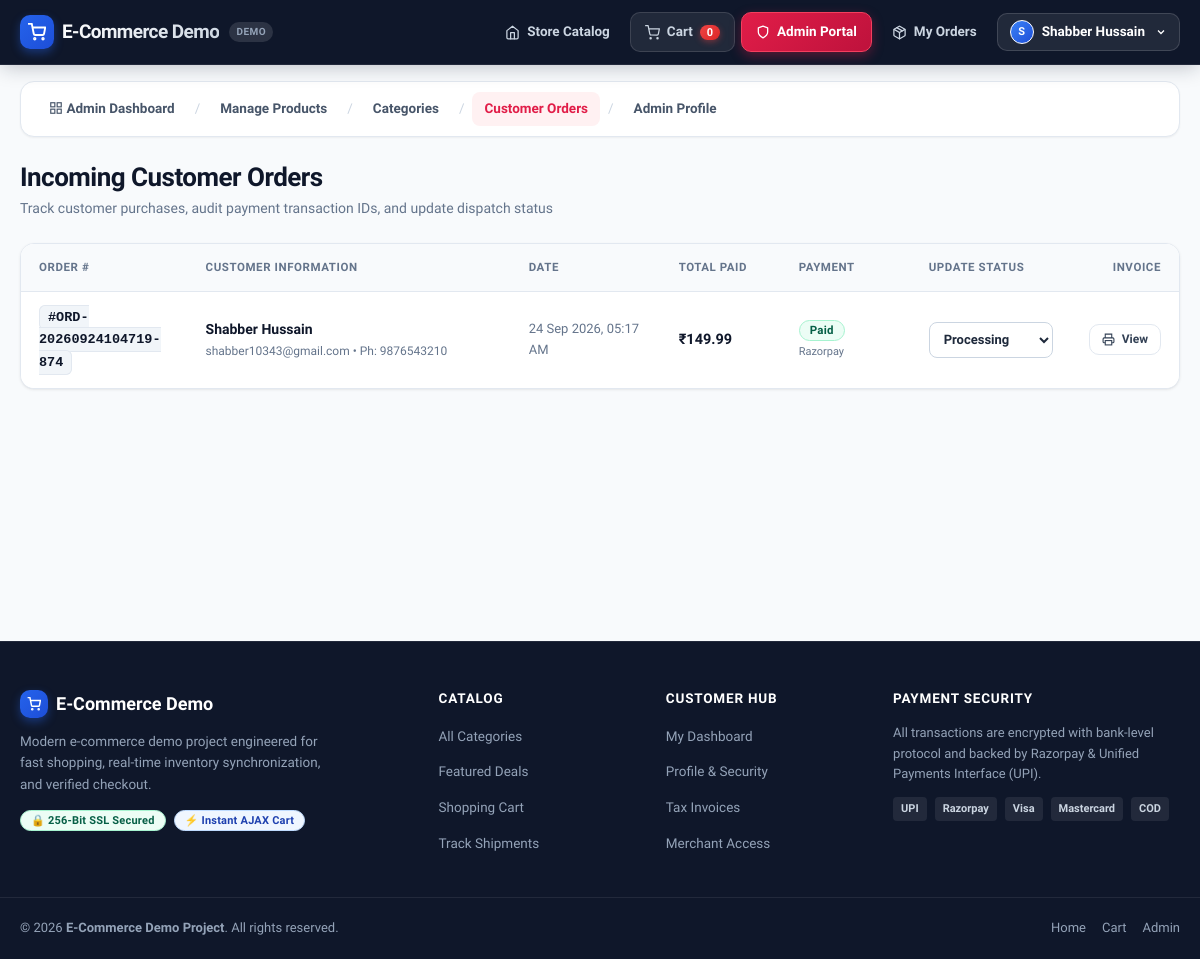
Before: /admin/orders (signed in) with the older database file.
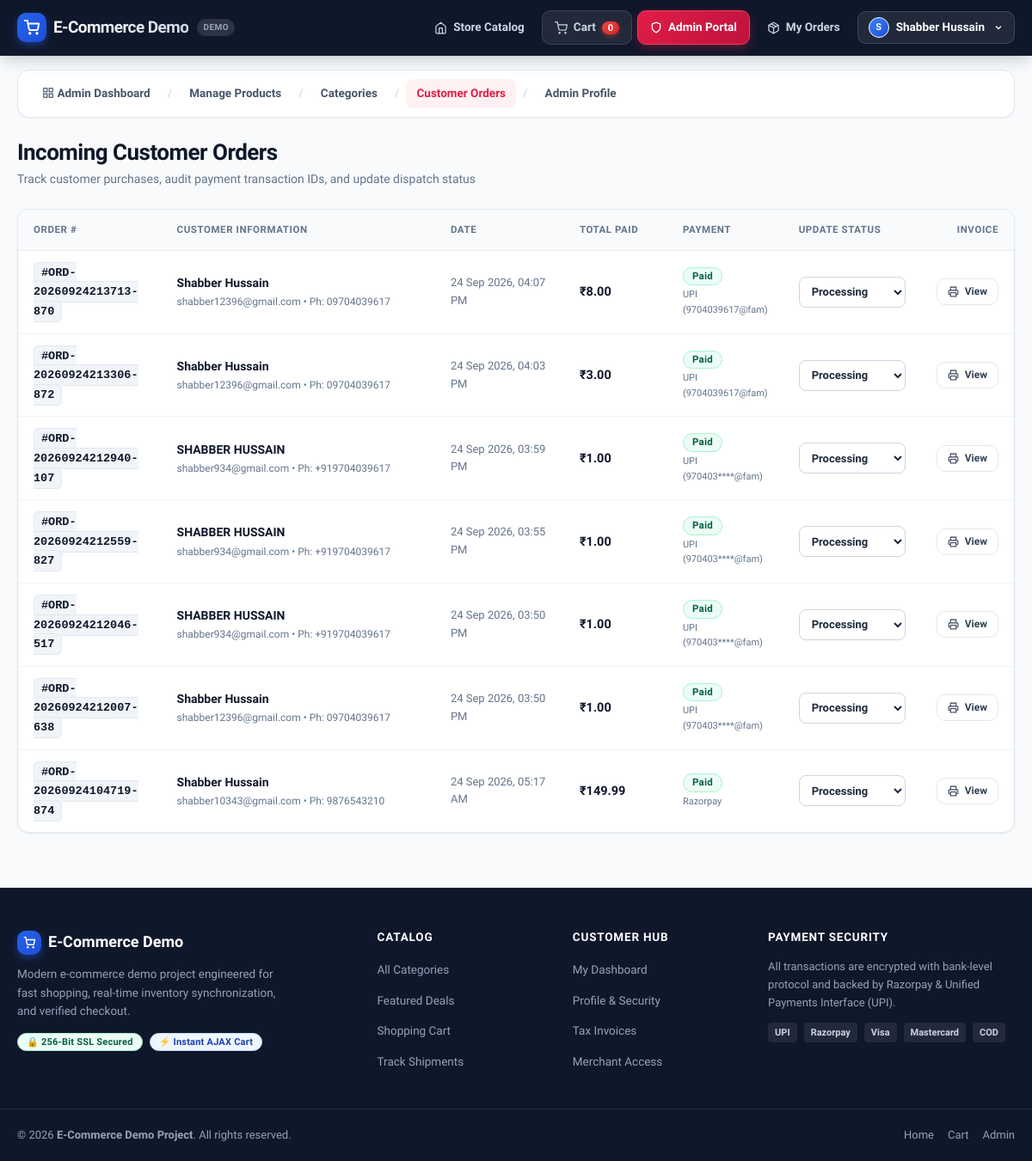
After: the same page with the newer database file.
### tables this page shows
CREATE TABLE payments (
    payment_id INTEGER PRIMARY KEY AUTOINCREMENT,
    order_id INTEGER NOT NULL,
    payment_method TEXT NOT NULL,
    payment_status TEXT NOT NULL DEFAULT 'pending',
    amount_paid REAL NOT NULL,
    payment_date TIMESTAMP DEFAULT CURRENT_TIMESTAMP,
    transaction_id TEXT NOT NULL UNIQUE,
    FOREIGN KEY (order_id) REFERENCES orders(order_id) ON DELETE CASCADE
);

CREATE TABLE orders (
    order_id INTEGER PRIMARY KEY AUTOINCREMENT,
    order_number TEXT NOT NULL UNIQUE,
    customer_id INTEGER NOT NULL,
    address_id INTEGER NOT NULL,
    order_date TIMESTAMP DEFAULT CURRENT_TIMESTAMP,
    order_status TEXT NOT NULL DEFAULT 'pending',
    total_amount REAL NOT NULL,
    created_at TIMESTAMP DEFAULT CURRENT_TIMESTAMP,
    updated_at TIMESTAMP DEFAULT CURRENT_TIMESTAMP,
    FOREIGN KEY (customer_id) REFERENCES customers(customer_id) ON DELETE RESTRICT,
    FOREIGN KEY (address_id) REFERENCES address(address_id) ON DELETE RESTRICT
);

CREATE TABLE customers (
    customer_id INTEGER PRIMARY KEY AUTOINCREMENT, 
    first_name TEXT NOT NULL,
    last_name TEXT NOT NULL,
    e_mail TEXT NOT NULL UNIQUE,
    password_hash TEXT NOT NULL,
    role TEXT NOT NULL DEFAULT 'user',
    phone_number TEXT NOT NULL DEFAULT '',
    profile_image TEXT NULL,
    status TEXT DEFAULT 'active',
    created_at TIMESTAMP DEFAULT CURRENT_TIMESTAMP,
    updated_at TIMESTAMP DEFAULT CURRENT_TIMESTAMP
);

### app.py (the view)
@app.route('/admin/orders')
@role_required(['admin'])
def admin_orders():
    conn = db_connection()
    orders = []
    if conn:
        try:
            cursor = conn.cursor(dictionary=True)
            cursor.execute("""
                SELECT o.*, c.first_name, c.last_name, c.e_mail, c.phone_number,
                       p.payment_status, p.payment_method, p.transaction_id
                FROM orders o
                JOIN customers c ON o.customer_id = c.customer_id
                LEFT JOIN payments p ON o.order_id = p.order_id
                ORDER BY o.order_id DESC
            """)
            orders = cursor.fetchall()
            cursor.close()
            conn.close()
        except Exception as err:
            print(f"Error fetching admin orders: {err}")
            if conn:
                conn.close()
    return render_template('admin/orders.html', orders=orders)

### app.py (called while the page is built)
@app.after_request
def add_no_cache_headers(response):
    response.headers['Cache-Control'] = 'no-store, no-cache, must-revalidate, post-check=0, pre-check=0, max-age=0'
    response.headers['Pragma'] = 'no-cache'
    response.headers['Expires'] = '-1'
    return response

def role_required(allowed_roles):
    def decorator(view):
        @wraps(view)
        def wrapped_view(*args, **kwargs):
            if 'user_id' not in session:
                flash('Please log in first.', 'warning')
                return redirect(url_for('login', next=request.path))
            current_role = session.get('user_role', 'user')
            if current_role not in allowed_roles:
                flash('Access denied: You do not have permission to view this section.', 'danger')
                return redirect(url_for('index'))
            return view(*args, **kwargs)
        return wrapped_view
    return decorator

### config.py (called while the page is built, shortened)
    def _translate(self, sql):
        if not sql:
            return sql
        sql = sql.replace('INSERT IGNORE INTO', 'INSERT OR IGNORE INTO')
        sql = re.sub(r'\bGREATEST\b', 'MAX', sql, flags=re.IGNORECASE)
        sql = sql.replace('%s', '?')
        return sql

### templates/admin/orders.html (shortened to what the changed rows need)
{% extends "base.html" %}
{% block content %}
<div style="margin-bottom: 24px; display: flex; justify-content: space-between; align-items: flex-end; flex-wrap: wrap; gap: 14px;">
    <div>
        <h1 style="font-size: 26px; font-weight: 800; color: #0f172a; margin-bottom: 4px;">Incoming Customer Orders</h1>
    </div>
</div>
{% if orders %}
    <div class="table-responsive" style="margin-top: 0;">
        <table>
            <thead>
                <tr>
                    <th width="150">Order #</th>
                    <th>Customer Information</th>
                    <th width="150">Date</th>
                    <th width="120">Total Paid</th>
                    <th width="130">Payment</th>
                    <th width="160">Update Status</th>
                    <th width="100" style="text-align: right;">Invoice</th>
                </tr>
            </thead>
            <tbody>
                {% for ord in orders %}
                    <tr>
                        <td>
                            <span style="font-family: monospace; font-size: 13.5px; font-weight: 700; color: #0f172a; background: #f1f5f9; padding: 4px 8px; border-radius: 6px; border: 1px solid #e2e8f0;">
                                #{{ ord.order_number }}
                            </span>
                        </td>
                        <td>
                            <div style="font-weight: 700; color: #0f172a; font-size: 14px;">
                                {{ ord.first_name }} {{ ord.last_name }}
                            </div>
                            <div style="font-size: 12px; color: #64748b; margin-top: 2px;">
                                {{ ord.e_mail }} &bull; Ph: {{ ord.phone_number }}
                            </div>
                        </td>
                        <td style="color: #64748b; font-size: 13px;">
                            {{ ord.order_date.strftime('%d %b %Y, %I:%M %p') if ord.order_date else '' }}
                        </td>
                        <td style="font-weight: 800; color: #0f172a; font-size: 14.5px;">
                            ₹{{ "%.2f"|format(ord.total_amount) }}
                        </td>
                        <td>
                            {% if ord.payment_status == 'completed' %}
                                <span class="badge badge-success">Paid</span>
                                <div style="font-size: 11px; color: #64748b; margin-top: 2px;">{{ ord.payment_method or 'Online' }}</div>
                            {% else %}
                                <span class="badge badge-warning">{{ ord.payment_status|capitalize or 'Pending' }}</span>
                            {% endif %}
                        </td>
                        <td>
                            <form action="{{ url_for('admin_order_status', order_id=ord.order_id) }}" method="POST" style="margin: 0;">
                                <select name="status" onchange="this.form.submit()" style="height: 36px; font-size: 13px; font-weight: 600; padding: 4px 10px; border-radius: 8px;">
                                    <option value="processing" {% if ord.order_status == 'processing' %}selected{% endif %}>Processing</option>
                                </select>
                            </form>
                        </td>
                        <td style="text-align: right;">
                            <a href="{{ url_for('order_invoice', order_id=ord.order_id) }}" target="_blank" class="btn btn-secondary" style="padding: 5px 12px; font-size: 12px;">
                                <svg width="13" height="13" viewBox="0 0 24 24" fill="none" stroke="currentColor" stroke-width="2"><polyline points="6 9 6 2 18 2 18 9"></polyline><path d="M6 18H4a2 2 0 0 1-2-2v-5a2 2 0 0 1 2-2h16a2 2 0 0 1 2 2v5a2 2 0 0 1-2 2h-2"></path><rect x="6" y="14" width="12" height="8"></rect></svg>
                                <span>View</span>
                            </a>
                        </td>
                    </tr>
                {% endfor %}
            </tbody>
        </table>
    </div>
{% endif %}
{% endblock %}

Changed rows visible on the page:
added payments: order_number "ORD-20260924213713-870", first_name "Shabber", last_name "Hussain", e_mail "shabber12396@gmail.com", phone_number "09704039617", order_date "24 Sep 2026, 04:07 PM", payment_method "UPI (9704039617@fam)", status "Processing"
added orders: total_amount "8.00"
added payments: order_number "ORD-20260924213306-872", first_name "Shabber", last_name "Hussain", e_mail "shabber12396@gmail.com", phone_number "09704039617", order_date "24 Sep 2026, 04:03 PM", payment_method "UPI (9704039617@fam)", status "Processing"
added orders: total_amount "3.00"
added payments: order_number "ORD-20260924212940-107", first_name "SHABBER", last_name "HUSSAIN", e_mail "shabber934@gmail.com", phone_number "+919704039617", order_date "24 Sep 2026, 03:59 PM", payment_method "UPI (970403****@fam)", status "Processing"
added orders: total_amount "1.00"
added payments: order_number "ORD-20260924212559-827", first_name "SHABBER", last_name "HUSSAIN", e_mail "shabber934@gmail.com", phone_number "+919704039617", order_date "24 Sep 2026, 03:55 PM", payment_method "UPI (970403****@fam)", status "Processing"
added orders: total_amount "1.00"
added payments: order_number "ORD-20260924212046-517", first_name "SHABBER", last_name "HUSSAIN", e_mail "shabber934@gmail.com", phone_number "+919704039617", order_date "24 Sep 2026, 03:50 PM", payment_method "UPI (970403****@fam)", status "Processing"
added orders: total_amount "1.00"
added payments: order_number "ORD-20260924212007-638", first_name "Shabber", last_name "Hussain", e_mail "shabber12396@gmail.com", phone_number "09704039617", order_date "24 Sep 2026, 03:50 PM", payment_method "UPI (970403****@fam)", status "Processing"
added orders: total_amount "1.00"
